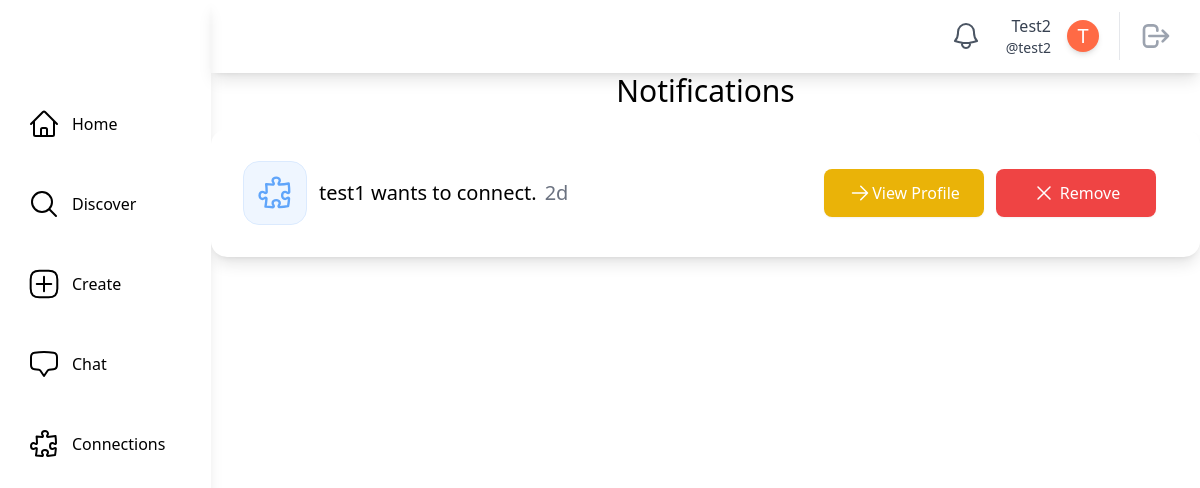
Page /notifications/test2 (signed in) on the earlier database version.
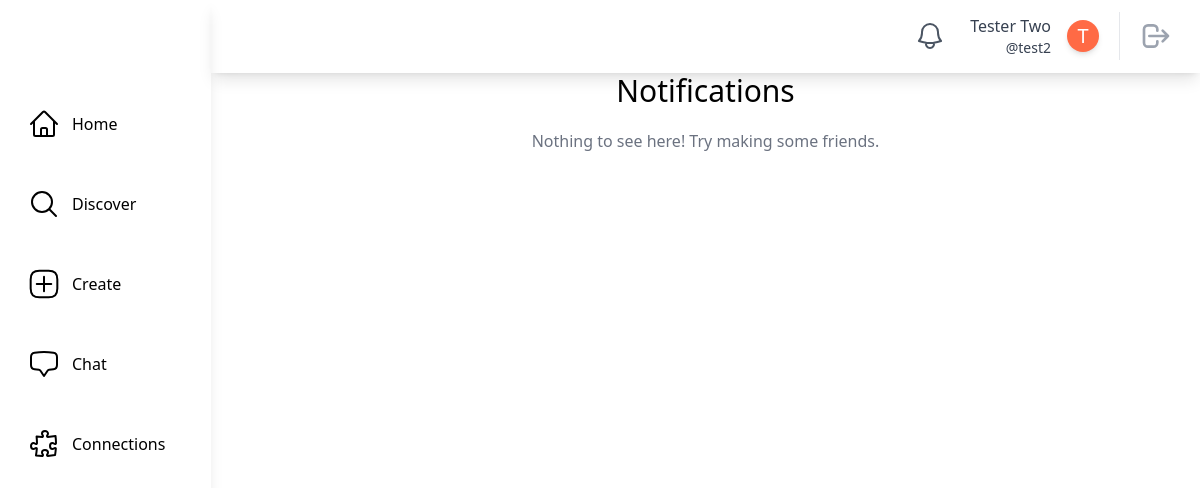
Same page on the later database version.
### main/models.py (models this page shows)
class SocialUser(AbstractUser):
    class Pronouns(models.IntegerChoices):
        SHE = 1, _("She/Her")
        HE = 2, _("He/Him")
        THEY = 3, _("They/Them")
        OTHER = 4, _("Other/Prefer Not To Say")
    username = models.CharField(max_length=30, unique=True)
    email = models.EmailField(unique=True, default="@nyu.edu")
    full_name = models.CharField(max_length=50, default="")
    pronouns = models.IntegerField(default=Pronouns.OTHER, choices=Pronouns.choices)
    date_of_birth = models.DateField(null=True)
    major = models.CharField(max_length=100, default="undeclared")
    tags = models.ManyToManyField(InterestTag, related_name="tags")
    profile_picture = models.ImageField(
        upload_to="profile_pics/", null=True, blank=True
    )
    timestamp = models.DateTimeField("timestamp", default=timezone.now)  # joined

class Notification(models.Model):
    class NotificationType(models.IntegerChoices):
        CONNECTION_REQUEST = 1, _("Connection Request")
        NEW_COMMENT = 2, _("New Comment")
    recipient_user = models.ForeignKey(
        SocialUser, on_delete=models.CASCADE, related_name="recipient_user"
    )
    from_user = models.ForeignKey(
        SocialUser, on_delete=models.CASCADE, related_name="from_user"
    )
    content = models.TextField()
    timestamp = models.DateTimeField("timestamp", default=timezone.now)
    is_read = models.BooleanField(default=False)
    type = models.IntegerField(choices=NotificationType.choices)
    @classmethod
    def get_user_notifications(cls, user):
        return (
            cls.objects.filter(models.Q(recipient_user=user))
            .all()
            .order_by("-timestamp")
        )
    @classmethod
    def get_unread_user_notifications(cls, user):
        return (
            cls.objects.filter(models.Q(recipient_user=user, is_read=False))
            .all()
            .order_by("-timestamp")
        )
    @classmethod
    def count_unread_notifications(cls, user):
        return (
            cls.objects.filter(models.Q(recipient_user=user, is_read=False))
            .all()
            .order_by("-timestamp")
            .count()
        )

### main/views.py (the view)
@method_decorator(login_required, name="dispatch")
class NotificationsPageView(LoginRequiredMixin, generic.DetailView):
    model = SocialUser
    template_name = "main/notifications.html"
    def get_object(self, queryset=None):
        return get_object_or_404(SocialUser, username=self.kwargs.get("username"))
    def get_context_data(self, **kwargs):
        context = super().get_context_data(**kwargs)
        unread_notifications = Notification.get_unread_user_notifications(
            self.request.user
        )
        unread_notifications.update(is_read=True)
        context["current_user"] = self.request.user
        context["user_notifications"] = Notification.get_user_notifications(
            self.request.user
        )
        context["notification_types"] = Notification.NotificationType
        return context

### main/templatetags/main_customfilters.py (called while the page is built)
@register.filter
def format_time_difference(timestamp):
    now = timezone.now()
    time_difference = now - timestamp
    days = time_difference.days
    seconds = time_difference.seconds
    years, remainder = divmod(days, 365)
    months, days = divmod(remainder, 30)
    weeks, days = divmod(days, 7)
    hours, remainder = divmod(seconds, 3600)
    minutes, _ = divmod(remainder, 60)
    if years > 0:
        return f"{years}y"
    elif months > 0:
        return f"{months}mo"
    elif weeks > 0:
        return f"{weeks}w"
    elif days > 0:
        return f"{days}d"
    elif hours > 0:
        return f"{hours}h"
    elif minutes > 0:
        return f"{minutes}m"
    else:
        return "Just now"

@register.filter
def can_accept_connection(notification):
    return Connection.objects.filter(
        requester=notification.from_user,
        receiver=notification.recipient_user,
        status=Connection.ConnectionStatus.REQUESTED,
    ).exists()

### theme/templatetags/theme_customfilters.py (called while the page is built)
@register.filter
def count_unread_notifications(user):
    return Notification.count_unread_notifications(user)

### main/templates/main/notifications.html (shortened to what this page needs)
{% extends "base.html" %}
{% block content %}
    <div class="overflow-y-auto">
        <h1 class="text-3xl mb-5 text-center">Notifications</h1>
        {% if user_notifications %}
            {% for notification in user_notifications %}
                {% include "main/notification_card.html" with notification=notification %}
            {% endfor %}
        {% else %}
            <p class="text-center text-gray-500">Nothing to see here! Try making some friends.</p>
        {% endif %}
    </div>
{% endblock content %}

### theme/templates/base.html (shortened to what the changed rows need)
{% load static tailwind_tags %}
{% load theme_customfilters %}
<!DOCTYPE html>
<html lang="en">
    <head>
        {% tailwind_css %}
    </head>
    <body class="flex bg-white min-h-screen">
        {% if user.is_authenticated %}
            <div class="h-screen w-full bg-white relative flex overflow-hidden">
                <aside class="h-full shadow-lg w-64 flex flex-col space-y-10 items-start relative bg-white text-black">
                    <div class="h-16 flex items-center w-full">
                    </div>
                    <a href="{% url 'main:home' %}"
                       class="flex items-center ml-6 p-1 rounded hover:bg-gray-100 focus:bg-gray-100 transition duration-200 transform hover:scale-110">
                        <span class="ml-3">Home</span>
                    </a>
                    <a href="{% url 'main:discover' %}"
                       class="flex items-center ml-6 p-1 rounded hover:bg-gray-100 focus:bg-gray-100 transition duration-200 transform hover:scale-110">
                        <svg xmlns="http://www.w3.org/2000/svg"
                             fill="none"
                             viewBox="0 0 24 24"
                             stroke-width="1.5"
                             stroke="currentColor"
                             class="w-8 h-8">
                            <path stroke-linecap="round" stroke-linejoin="round" d="M21 21l-5.197-5.197m0 0A7.5 7.5 0 105.196 5.196a7.5 7.5 0 0010.607 10.607z" />
                        </svg>
                        <span class="ml-3">Discover</span>
                    </a>
                    <a href="{% url 'posts:create_post' %}"
                       class="flex items-center ml-6 p-1 rounded hover:bg-gray-100 focus:bg-gray-100 transition duration-200 transform hover:scale-110">
                        <span class="ml-3">Create</span>
                    </a>
                    <a href="{% url 'chat:chat_room_list' %}"
                       class="flex items-center ml-6 p-1 rounded hover:bg-gray-100 focus:bg-gray-100 transition duration-200 transform hover:scale-110">
                        <span class="ml-3">Chat</span>
                    </a>
                    <a href="{% url 'main:connections' user.username %}"
                       class="flex items-center ml-6 p-1 rounded hover:bg-gray-100 focus:bg-gray-100 transition duration-200 transform hover:scale-110">
                        <span class="ml-3">Connections</span>
                    </a>
                </aside>
                <div class="w-full h-full flex flex-col justify-between">
                    <header class="h-20 w-full flex items-center relative justify-end px-5 shadow-lg">
                        <a href="{% url 'main:notifications' user.username %}"
                           class="relative p-2 text-gray-600 hover:bg-gray-100 hover:text-gray-600 focus:bg-gray-100 focus:text-gray-600 rounded-full">
                           <span class="absolute top-1 left-6 text-xs bg-red-500 text-white font-medium px-1 shadow-lg rounded-full border-2 border-white">
                           </span>
                        </a>
                        <a href="{% url 'main:profile_page' user.username %}"
                           class="rounded hover:bg-gray-100 hover:text-gray-600 focus:bg-gray-100 focus:text-gray-600 px-2 ml-2">
                            <div class="flex flex-shrink-0 items-center space-x-4 text-gray-700">
                                <div class="flex flex-col items-end ">
                                    <div class="text-md font-medium ">{{ user.full_name|capfirst }}</div>
                                    <div class="text-sm font-regular">@{{ user.username }}</div>
                                </div>
                                <div class="rounded-full h-8 w-8 bg-[#ff6a45] flex items-center justify-center shadow-md border-white transition duration-200 transform hover:scale-110">
                                    {% if user.profile_picture %}
                                        {% comment %} Profile Picture with same shape {% endcomment %}
                                    {% else %}
                                            <span class="text-white text-xl">{{ user.full_name|first|capfirst }}</span>
                                    {% endif %}
                                </div>
                            </div>
                        </a>
                        <div class="border-l pl-3 ml-3 space-x-1">
                            <button class="relative p-2 text-gray-400 hover:bg-gray-100 hover:text-gray-600 focus:bg-gray-100 focus:text-gray-600 rounded-full">
                                <a href="{% url 'main:logout' %}">
                                    <svg aria-hidden="true"
                                         fill="none"
                                         viewBox="0 0 24 24"
                                         stroke="currentColor"
                                         class="h-8 w-8">
                                        <path stroke-linecap="round" stroke-linejoin="round" stroke-width="2" d="M17 16l4-4m0 0l-4-4m4 4H7m6 4v1a3 3 0 01-3 3H6a3 3 0 01-3-3V7a3 3 0 013-3h4a3 3 0 013 3v1" />
                                    </svg>
                                </a>
                            </button>
                        </div>
                    </header>
                    <main class="max-w-full h-full flex flex-col relative overflow-auto">
                        {% block content %}
                        {% endblock content %}
                    </main>
                </div>
            </div>
        {% endif %}
    </body>
</html>

### main/templates/main/notification_card.html (shortened to what the changed rows need)
{% load main_customfilters %}
<div class="flex flex-col p-8 mb-5 bg-white shadow-lg hover:shodow-xl rounded-2xl overflow-auto">
    <div class="flex items-center justify-between">
        <div class="flex items-center">
            <div class="flex ml-3">
                <span class="font-medium text-xl leading-none">{{ notification.content }}</span>
                <span class="font-small text-xl leading-none text-gray-500 ml-2">{{ notification.timestamp|format_time_difference }}</span>
            </div>
        </div>
        <div class="flex">
            {% if notification.type == notification.NotificationType.CONNECTION_REQUEST %}
            <div class="flex items-center">
                <div class="flex ml-0 right">
                    <a href="{% url 'main:profile_page' username=notification.from_user.username %}"
                        class="w-40 inline-flex items-center justify-center px-5 py-3 text-base font-medium text-center text-white rounded-lg shadow-sm cursor-pointer bg-yellow-500">
                        <svg xmlns="http://www.w3.org/2000/svg"
                            fill="none"
                            viewBox="0 0 24 24"
                            stroke-width="1.5"
                            stroke="currentColor"
                            class="w-6 h-6">
                            <path stroke-linecap="round" stroke-linejoin="round" d="M4.5 12h15m0 0l-6.75-6.75M19.5 12l-6.75 6.75" />
                        </svg>
                        <span class="relative">View Profile</span>
                    </a>
                    {% if notification|can_accept_connection %}
                        <a href="{% url 'main:cancel_connection' requester=notification.from_user.username receiver=notification.recipient_user.username %}"
                            class="w-40 mx-3 inline-flex items-center justify-center px-5 py-3 text-base font-medium text-center text-white rounded-lg shadow-sm cursor-pointer bg-red-500">
                            <svg xmlns="http://www.w3.org/2000/svg"
                                fill="none"
                                viewBox="0 0 24 24"
                                stroke-width="1.5"
                                stroke="currentColor"
                                class="w-6 h-6 mr-1">
                                <path stroke-linecap="round" stroke-linejoin="round" d="M6 18L18 6M6 6l12 12" />
                            </svg>
                            <span class="relative">Decline</span>
                        </a>
                        <a href="{% url 'main:accept_connection' requester=notification.from_user.username receiver=notification.recipient_user.username %}"
                           class="w-40 inline-flex items-center justify-center px-5 py-3 text-base font-medium text-center text-white rounded-lg shadow-sm cursor-pointer bg-green-500">
                            <svg xmlns="http://www.w3.org/2000/svg"
                                 fill="none"
                                 viewBox="0 0 24 24"
                                 stroke-width="1.5"
                                 stroke="currentColor"
                                 class="w-6 h-6 mr-1">
                                <path stroke-linecap="round" stroke-linejoin="round" d="M4.5 12.75l6 6 9-13.5" />
                            </svg>
                            <span class="relative">Accept</span>
                        </a>
                    {% else %}
                    <a href="{% url 'main:cancel_connection' requester=notification.from_user.username receiver=notification.recipient_user.username %}"
                        class="w-40 mx-3 inline-flex items-center justify-center px-5 py-3 text-base font-medium text-center text-white rounded-lg shadow-sm cursor-pointer bg-red-500">
                        <svg xmlns="http://www.w3.org/2000/svg"
                            fill="none"
                            viewBox="0 0 24 24"
                            stroke-width="1.5"
                            stroke="currentColor"
                            class="w-6 h-6 mr-1">
                            <path stroke-linecap="round" stroke-linejoin="round" d="M6 18L18 6M6 6l12 12" />
                        </svg>
                        <span class="relative">Remove</span>
                    </a>
                    {% endif %}
                </div>
            </div>
            {% elif notification.type == notification.NotificationType.NEW_COMMENT %}
            <div class="font-medium text-2xl leading-none">{{notification.from_user}} commented on your post: {{notification.content}}</div>
            {% endif %}
        </div>
    </div>
</div>

Differences in the rows shown:
removed Notification: content "test1 wants to connect.", timestamp "2d", type 1 (drawn)
changed SocialUser "test2": full_name "Test2" → "Tester Two"
Other differences:
text now shown: "Nothing to see here! Try making some friends."
